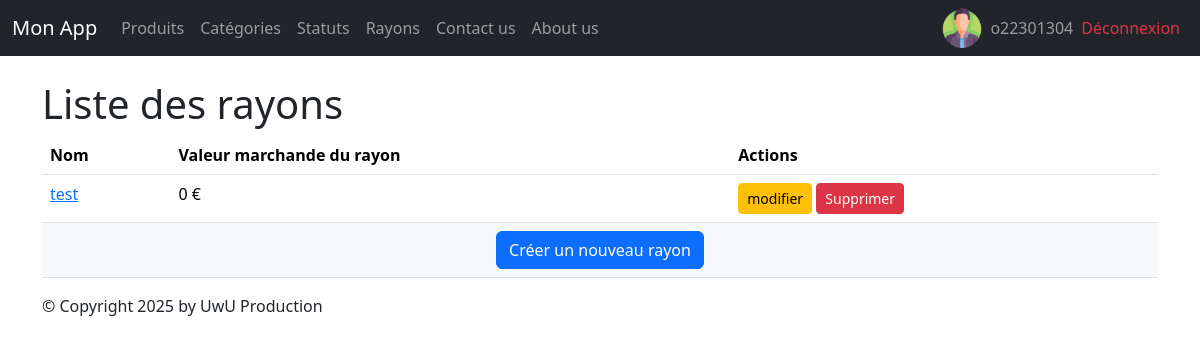
The page /monApp/rayons/ (signed in) on the database as committed earlier.
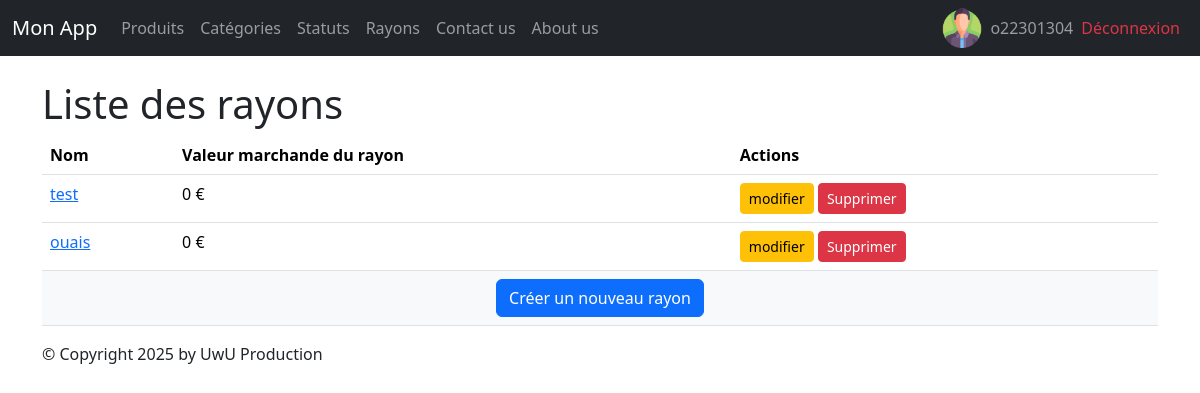
The same page on the database as committed later.
### monApp/models.py (models this page shows, shortened)
class Rayon(models.Model):
    idRayon = models.AutoField(primary_key=True)
    nomRayon = models.CharField(max_length=100)

### monApp/views.py (the view)
# urls.py: path('rayons/',views.RayonListView.as_view(),name='rayons'),
class RayonListView(ListView):
    model = Rayon
    template_name = "monApp/list_rayons.html"
    context_object_name = "rays"
    def get_context_data(self, **kwargs):
        context = super(RayonListView, self).get_context_data(**kwargs)
        context['titremenu'] = "Liste de mes rayons"
        ryns_dt = []
        for rayon in context['rays']:
            total = 0
            for contenir in rayon.contenirs.all():
                total += contenir.produit.prixUnitaireProd * contenir.Qte
            ryns_dt.append({'ray': rayon,'total_stock': total})
        context['ryns_dt'] = ryns_dt
        return context

### monApp/templates/monApp/list_rayons.html
{% extends 'monApp/base.html' %}
{% block menu %}
    <h1>Liste des rayons</h1>
{% endblock %}
{% block contenu %}
    <table class="table">
        <thead>
            <th>Nom</th>
            <th>Valeur marchande du rayon</th>
            <th>Actions</th>
        </thead>
        <tbody>
        {% for data in ryns_dt %}
            <tr>
                <td><a href="{% url 'rayon' data.ray.idRayon %}">{{ data.ray.nomRayon }} </a></td>
                <td>{{ data.total_stock }} €</td>
                <td>
                    <a href="{% url 'rayon-chng' data.ray.idRayon %}" class="btn btn-warning btn-sm">modifier</a>
                    <a href="{% url 'rayon-dlt' data.ray.idRayon %}" class="btn btn-danger btn-sm">Supprimer</a>
                </td>
            </tr>
        {% endfor %}
            <tr>
                <td colspan="8" class="text-center bg-light">
                    <a href="{% url 'rayon-crt' %}" class="btn btn-primary">
                        Créer un nouveau rayon
                    </a>
                </td>
            </tr>
        </tbody>
    </table>
{% endblock %}

Rows that differ between the two databases and show on the page:
added Rayon: ray.nomRayon "ouais", total_stock "0"
